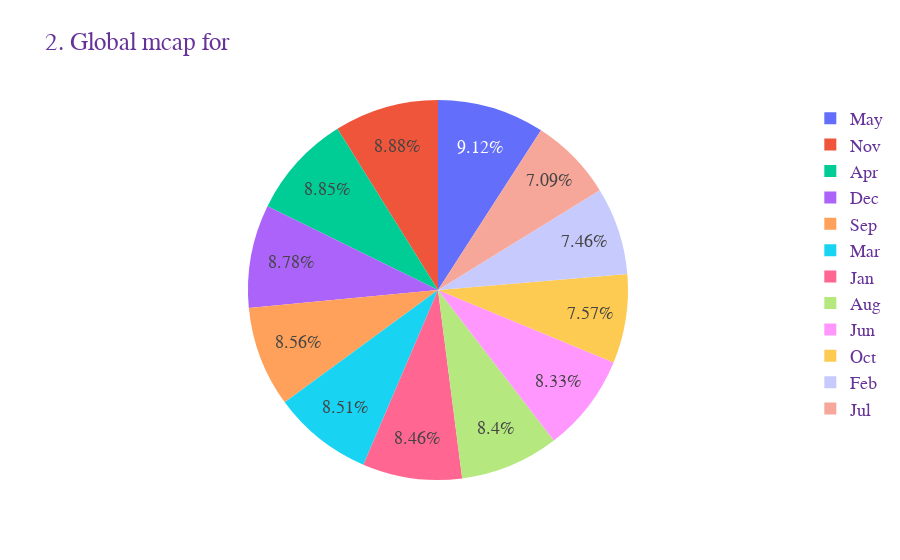

The notebook cell this image was saved under:
### Code cell
title = "2. Global mcap for "

trace = go.Pie(
    labels = df_month_mcap.index,
    values = df_month_mcap['mcap']
)

layout = dict(
    title = title, 
    font=dict(
        family="Courier New, monospace",
        size=18,
        color="RebeccaPurple"
))

res = go.Figure(data = trace, layout = layout)

res.show()

### Figure 1 — Plotly figure (JSON) as saved in the notebook; plotly's stock layout.template omitted (floating-point values rounded to 4 significant figures)
{"data": [{"labels": ["Apr", "Aug", "Dec", "Feb", "Jan", "Jul", "Jun", "Mar", "May", "Nov", "Oct", "Sep"], "type": "pie", "values": [214400000.0, 203500000.0, 212600000.0, 180700000.0, 205000000.0, 171700000.0, 201900000.0, 206300000.0, 221000000.0, 215200000.0, 183300000.0, 207400000.0]}], "layout": {"font": {"color": "RebeccaPurple", "family": "Courier New, monospace", "size": 18}, "title": {"text": "2. Global mcap for "}}}
